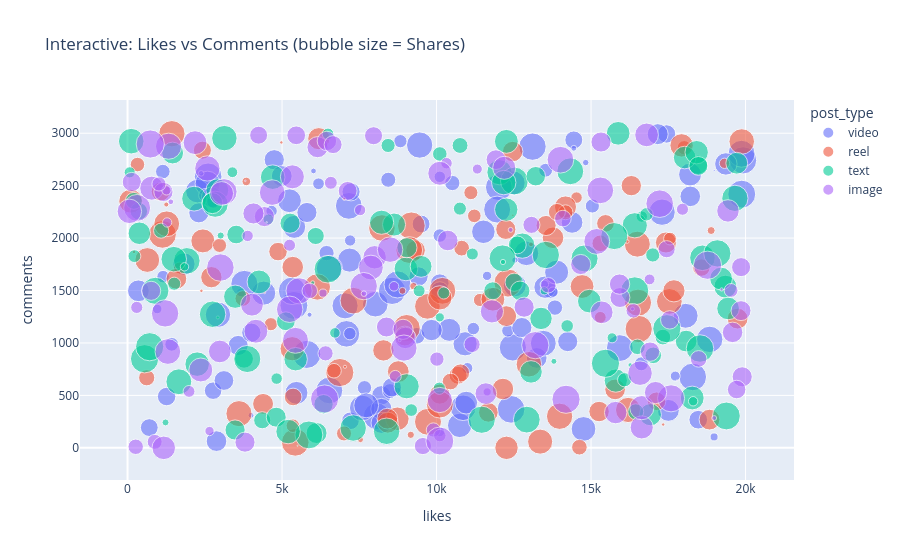

The notebook cell saved with this chart:
### Code cell
# Interactive bubble/scatter chart: likes vs comments, bubble size = shares,
# color = post_type — four dimensions of data visible in one interactive chart.
fig_bubble = px.scatter(
    df.sample(500, random_state=1), x="likes", y="comments",
    size="shares", color="post_type",
    hover_data=["country", "engagement_score"],
    title="Interactive: Likes vs Comments (bubble size = Shares)",
    opacity=0.6,
)
fig_bubble.show()
